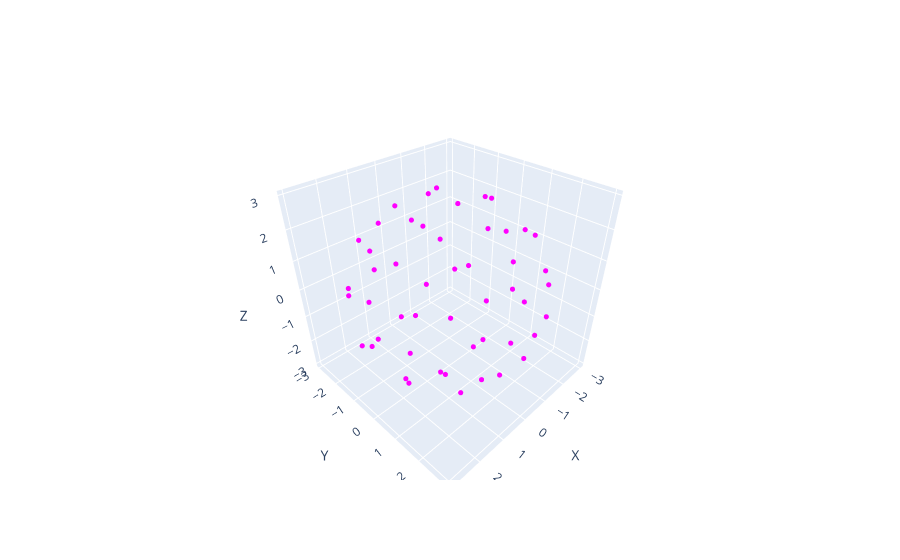

Write notebook code for a chart like this one.
### Code cell
# Create a 3D figure with Plotly
fig = go.Figure()
fig.update_layout(scene=dict(xaxis_title='X', yaxis_title='Y', zaxis_title='Z'))

# Add points to the figure
fig.add_trace(go.Scatter3d(x=points[:, 0], y=points[:, 1], z=points[:, 2], mode='markers',
                           marker=dict(color='magenta', size=3), showlegend=False))

### Figure 1 — Plotly figure (JSON) as saved in the notebook; plotly's stock layout.template omitted (floating-point values rounded to 4 significant figures)
{"data": [{"marker": {"color": "magenta", "size": 3}, "mode": "markers", "showlegend": false, "type": "scatter3d", "x": [0.2163, -0.9179, 1.256, -0.7948, -0.334, 1.513, -2.006, 1.414, 0.04657, -1.625, 2.438, -1.972, 0.3996, 1.476, -2.643, 2.436, -0.9128, -1.146, 2.649, -2.774, 1.427, 0.6976, -2.477, 2.961, -1.885, -0.1858, 2.156, -2.984, 2.241, -0.333, -1.721, 2.839, -2.453, 0.8018, 1.216, -2.533, 2.487, -1.161, -0.6939, 2.082, -2.311, 1.343, 0.221, -1.509, 1.877, -1.248, 0.1097, 0.8119, -1.011, 0.4986], "y": [-0.5564, 0.4529, 0.3655, -1.308, 1.684, -1.111, -0.2179, 1.609, -2.253, 1.702, -0.1633, -1.577, 2.567, -2.218, 0.6523, 1.33, -2.67, 2.622, -1.173, -0.9334, 2.583, -2.887, 1.666, 0.4461, -2.333, 2.994, -2.079, 0.07624, 1.95, -2.932, 2.367, -0.5773, -1.474, 2.705, -2.494, 0.999, 0.9532, -2.324, 2.428, -1.279, -0.4465, 1.81, -2.131, 1.339, 0.02964, -1.18, 1.527, -1.025, 0.1623, 0.3283], "z": [2.94, 2.82, 2.7, 2.58, 2.46, 2.34, 2.22, 2.1, 1.98, 1.86, 1.74, 1.62, 1.5, 1.38, 1.26, 1.14, 1.02, 0.9, 0.78, 0.66, 0.54, 0.42, 0.3, 0.18, 0.06, -0.06, -0.18, -0.3, -0.42, -0.54, -0.66, -0.78, -0.9, -1.02, -1.14, -1.26, -1.38, -1.5, -1.62, -1.74, -1.86, -1.98, -2.1, -2.22, -2.34, -2.46, -2.58, -2.7, -2.82, -2.94]}], "layout": {"scene": {"xaxis": {"title": {"text": "X"}}, "yaxis": {"title": {"text": "Y"}}, "zaxis": {"title": {"text": "Z"}}}}}
